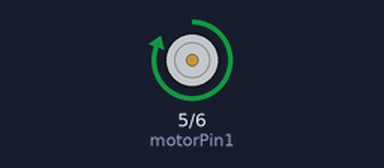
The sketch below on a simulated Arduino Uno, built with avr-gcc and run on an emulated ATmega328P. On the bench: motor-driver pin pairs drawn as motors (green arrow = first pin HIGH = forward, orange = second pin HIGH = backward, longer = more drive).

Above: at 0.5 s.
Timing chart, 0 to 4.6 s (numbered marks = the images above):
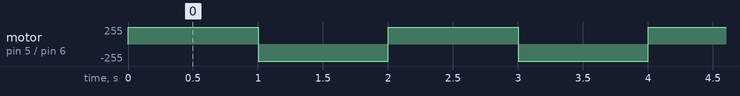

The sketch:

TwoWay_Motor.ino
```cpp
/*	Arduino Lessons 2016 by KastoriaRobotics
*	Two Way DC motor, rotating left and right a DC motor.
* 	author: Perlat Kociaj
*
*/

int motorPin1 =  5;
int motorPin2 =  6;

void setup()
{
  //δήλωση και των 2 Pin για έξοδο
  pinMode(motorPin1, OUTPUT);
  pinMode(motorPin2, OUTPUT);
}

void loop()
{
  rotateLeft(255);	//αριστερόστροφη κίνηση με την μέγιστη ταχύτητα
  delay(1000);
  rotateRight(255); //δεξιόστροφη κίνηση με την μέγιστη ταχύτητα
  delay(1000);
}
//συνάρτηση για αριστερόστροφη κίνηση
void rotateLeft(int speedOfRotate)
{
  analogWrite(motorPin1, speedOfRotate); //δίνει ταχύτητα για αριστερόστροφη κινηση
  digitalWrite(motorPin2, LOW);  // θέτει το motorpin2 εκτός λειτουργίας
}
//συνάρτηση για δεξιόστροφη κίνση
void rotateRight(int speedOfRotate)
{
  analogWrite(motorPin2, speedOfRotate); //δίνει ταχύτητα για δεξιόστροφη κινηση
  digitalWrite(motorPin1, LOW);    // θέτει το motorpin1 εκτός λειτουργίας
}
 
```

Measured:
- by itself, motor on pin 5 (motorPin1) / pin 6 (motorPin2): alternates forward 255/255 for 1.0 s and backward 255/255 for 1.0 s
